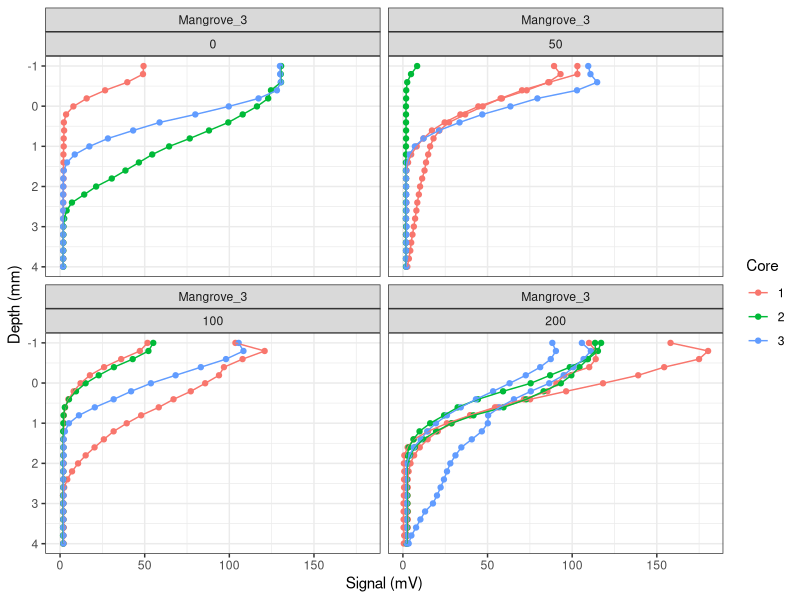
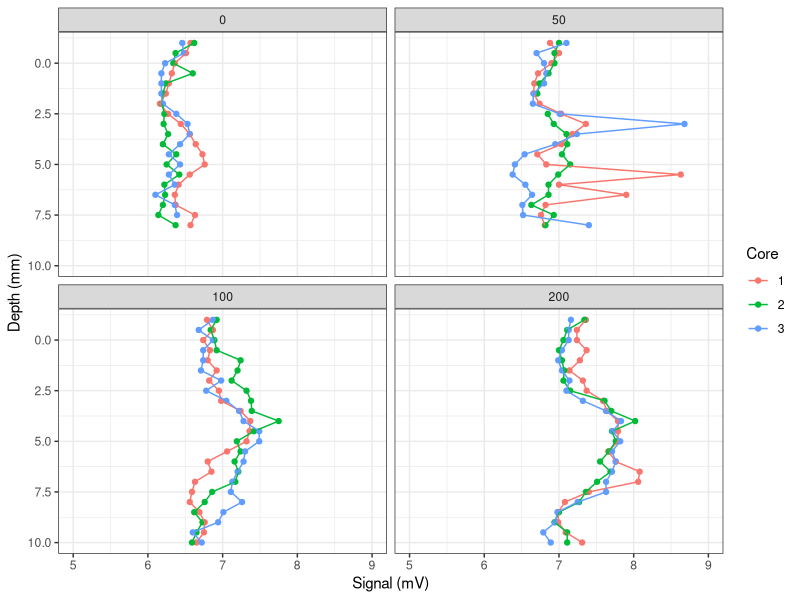
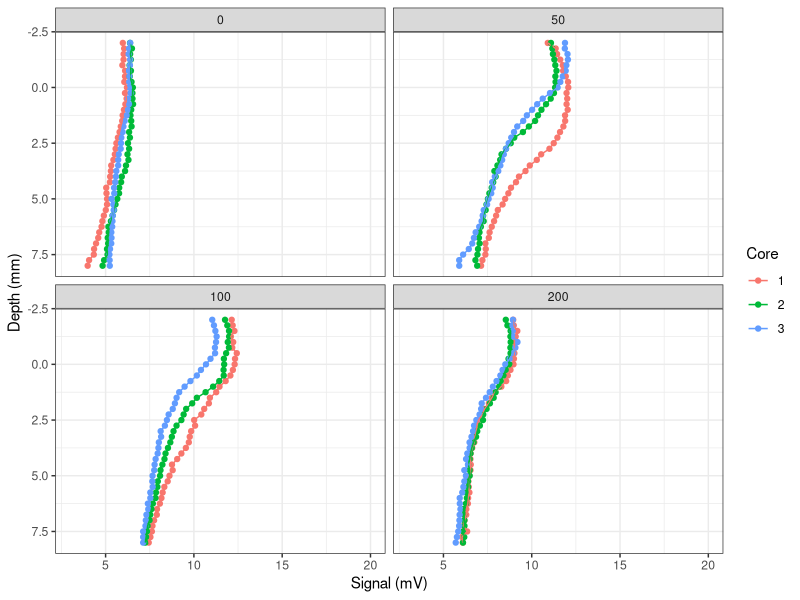
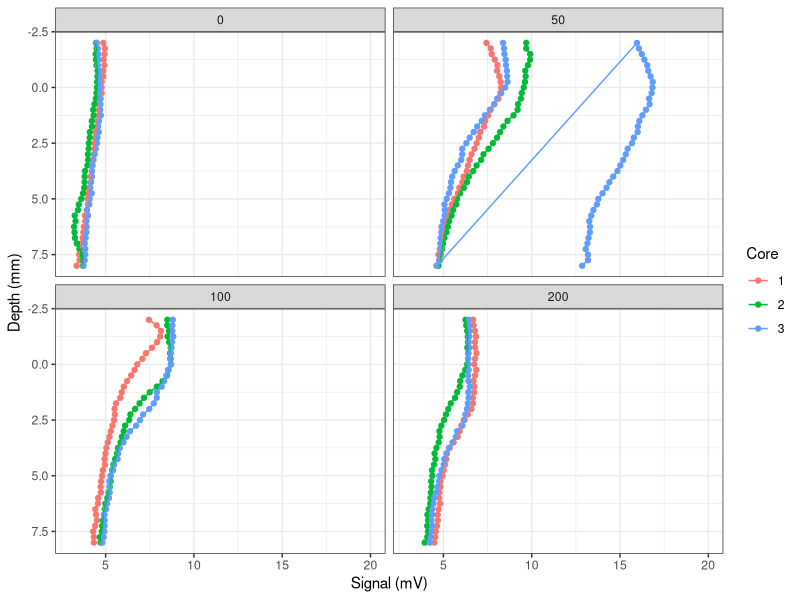

Write R code to recreate these figures, in order. (Note: this script raises an error after producing the figures.)
## ---- chunk 1
knitr::opts_chunk$set(echo = TRUE)

library(ggplot2)
library(dplyr)
library(tidyverse)
library(knitr)
library(plyr)
## ---- chunk 2
# Read compiled microprofile data
profiles <- read.csv(file = "./compiled-data/MBGC.mangrove.microprofiles.2024.csv")
## ---- chunk 3
sulfide <- subset(profiles, analyte == "Sulfide")
nitrous <- subset(profiles, analyte == "N2O")
oxygen <- subset(profiles, analyte == "O2")
nitric <- subset(profiles, analyte == "NO")
## ---- chunk 4
oxygen %>% subset(experiment == "Mangrove_3" & light.dark == "Dark") %>%
  ggplot(aes(mV, depth/1000, color=as.factor(core))) +
  geom_point() +
  geom_path() +
  scale_y_reverse(limits = c(4,-1)) +
  scale_color_discrete(name = "Core") +
  labs(y = "Depth (mm)", x = "Signal (mV)") +
  #scale_x_continuous(limits = c(5,9)) +
  facet_wrap(~experiment + treatment) +
  theme_bw()
## ---- chunk 5
nitrous %>% subset(experiment == "Mangrove_2" & light.dark == "Dark") %>%
  ggplot(aes(mV, depth/1000, color=as.factor(core))) +
  geom_point() +
  geom_path() +
  scale_y_reverse(limits = c(10,-1)) +
  scale_color_discrete(name = "Core") +
  labs(y = "Depth (mm)", x = "Signal (mV)") +
  scale_x_continuous(limits = c(5,9)) +
  facet_wrap(~treatment) +
  theme_bw()
## ---- chunk 6
nitric %>% subset(experiment == "Mangrove_6" & light.dark == "Light" & channel == 1) %>%
  ggplot(aes(mV, depth/1000, color=as.factor(core))) +
  geom_point() +
  geom_path() +
  scale_y_reverse(limits = c(8,-2)) +
  scale_color_discrete(name = "Core") +
  labs(y = "Depth (mm)", x = "Signal (mV)") +
  scale_x_continuous(limits = c(3,20)) +
  facet_wrap(~treatment) +
  theme_bw()

nitric %>% subset(experiment == "Mangrove_6" & light.dark == "Dark" & channel == 1) %>%
  ggplot(aes(mV, depth/1000, color=as.factor(core))) +
  geom_point() +
  geom_path() +
  scale_y_reverse(limits = c(8,-2)) +
  scale_color_discrete(name = "Core") +
  labs(y = "Depth (mm)", x = "Signal (mV)") +
  scale_x_continuous(limits = c(3,20)) +
  facet_wrap(~treatment) +
  theme_bw()
## ---- chunk 7
 sulfide %>% subset(depth > 15000) %>%
  ggplot(aes(mV, depth, color=as.factor(core))) +
  geom_point() +
  scale_y_reverse() +
  facet_wrap(~treatment)
## ---- chunk 8
cal.data <- read.csv(file = "./compiled-data/MBGC.sensor.calibrations.2024.csv")

nitrous.cal <- cal.data %>% subset(analyte == "N2O")
ox.cal <- cal.data %>% subset(analyte == "O2")
nitric.cal <- cal.data %>% subset(analyte == "NO")
sulf.cal <- cal.data %>% subset(analyte == "Sulfide")
## ---- chunk 9
# Calculate mean +/- SD for calibration data 
ox.cal.sum <- ox.cal %>%
  plyr::ddply(.(experiment, channel, light.dark, cal.ID, concentration), summarize,
                    mean.mV = mean(signal.mV, na.rm = TRUE), stdev.mV=sd(signal.mV, na.rm = TRUE))

ox.cal.sum %>% #subset(experiment == "Mangrove_2") %>%
  ggplot(aes(concentration, mean.mV, color = as.factor(cal.ID), shape = as.factor(channel))) +
    geom_errorbar(aes(ymin = mean.mV - stdev.mV, ymax = mean.mV + stdev.mV, x = concentration), height = 0.25) +
    geom_point(size = 2.5) +
    geom_line() +
    scale_shape_manual(values = c(0,1,2,3)) +
    facet_wrap(~light.dark + experiment)
## ---- chunk 10
nitric.cal.sum <- nitric.cal %>%
  plyr::ddply(.(experiment, channel, light.dark, cal.ID, concentration), summarize,
                    mean.mV = mean(signal.mV, na.rm = TRUE), stdev.mV=sd(signal.mV, na.rm = TRUE))

nitric.cal.sum %>% subset(experiment == "Mangrove_6") %>%
  ggplot(aes(concentration, mean.mV, color = as.factor(cal.ID), shape = as.factor(channel))) +
    geom_errorbar(aes(ymin = mean.mV - stdev.mV, ymax = mean.mV + stdev.mV)) +
    geom_point(size = 2.5) +
    geom_line() +
    scale_shape_manual(values = c(0,1,2,3)) +
    facet_wrap(~light.dark)
## ---- chunk 11
nitrous.cal.sum <- nitrous.cal %>%
  plyr::ddply(.(experiment, channel, light.dark, cal.ID, concentration), summarize,
                    mean.mV = mean(signal.mV, na.rm = TRUE), stdev.mV=sd(signal.mV, na.rm = TRUE))

nitrous.cal.sum %>% subset(experiment == "Mangrove_2") %>%
  ggplot(aes(concentration, mean.mV, color = as.factor(cal.ID), shape = as.factor(channel))) +
    geom_errorbar(aes(ymin = mean.mV - stdev.mV, ymax = mean.mV + stdev.mV)) +
    geom_point(size = 2.5) +
    geom_line() +
    scale_shape_manual(values = c(0,1,2,3)) +
    facet_wrap(~light.dark)
## ---- chunk 12
ox_models <- ox.cal.sum %>% 
  group_by(experiment, channel, light.dark, cal.ID) %>% 
  do(data.frame(., as.list(coef(lm(mean.mV~concentration, data = .))))) %>%
  rename_at(8:9, ~c("intercept", "slope"))

oxygen <- ox_models %>% subset(concentration == 0) %>% select(-mean.mV, -stdev.mV) %>%
  group_by(experiment, channel, light.dark) %>%
  pivot_wider(names_from = cal.ID, values_from = c(intercept, slope), names_vary = "slowest") %>%
  right_join(., oxygen, by = join_by(experiment, channel, light.dark)) %>%
  #subset(experiment == 'Mangrove_6') %>%
  select(experiment, channel, light.dark, incubation, treatment, 
         flume, core, replicate, analyte, time, depth, mV,
         intercept_1, slope_1)

# calculate concentration for each calibration curve
oxygen$OX_1 <- (oxygen$mV - oxygen$intercept_1) / oxygen$slope_1
## ---- chunk 13
oxygen %>% subset(experiment == "Mangrove_2" & light.dark == "Light") %>%
  ggplot(aes(OX_1, depth/1000, color=as.factor(core))) +
  geom_point() +
  geom_path() +
  scale_y_reverse(limits = c(4,-2)) +
  scale_color_discrete(name = "Core") +
  labs(y = "Depth (mm)", x = expression(O[2]~"("*mu*"mol L"^-1*")")) +
  #scale_x_continuous(limits = c(3,20)) +
  facet_wrap(~treatment) +
  theme_bw()

oxygen %>% subset(experiment == "Mangrove_2" & light.dark == "Dark") %>%
  ggplot(aes(OX_1, depth/1000, color=as.factor(core))) +
  geom_point() +
  geom_path() +
  scale_y_reverse(limits = c(4,-2)) +
  scale_color_discrete(name = "Core") +
  labs(y = "Depth (mm)", x = expression(O[2]~"("*mu*"mol L"^-1*")")) +
  #scale_x_continuous(limits = c(0,20)) +
  facet_wrap(~treatment) +
  theme_bw()
## ---- chunk 14
nitric_models <- nitric.cal.sum %>% 
  group_by(experiment, channel, light.dark, cal.ID) %>% 
  do(data.frame(., as.list(coef(lm(mean.mV~concentration, data = .))))) %>%
  rename_at(8:9, ~c("intercept", "slope"))

nitric <- nitric_models %>% subset(concentration == 0) %>% select(-mean.mV, -stdev.mV) %>%
  group_by(experiment, channel, light.dark) %>%
  pivot_wider(names_from = cal.ID, values_from = c(intercept, slope), names_vary = "slowest") %>%
  right_join(., nitric, by = join_by(experiment, channel, light.dark)) %>%
  subset(experiment == 'Mangrove_6') %>%
  select(experiment, channel, light.dark, incubation, treatment, 
         flume, core, replicate, analyte, time, depth, mV,
         intercept_1, slope_1, intercept_2, slope_2)

# calculate concentration for each calibration curve
nitric$NO_1 <- (nitric$mV - nitric$intercept_1) / nitric$slope_1
nitric$NO_2 <- (nitric$mV - nitric$intercept_2) / nitric$slope_2
## ---- chunk 15
nitric %>% subset(light.dark == "Light") %>%
  ggplot(aes(NO_1, depth/1000, color=as.factor(core))) +
  geom_point() +
  geom_path() +
  #scale_y_reverse(limits = c(8,-2)) +
  scale_color_discrete(name = "Core") +
  labs(y = "Depth (mm)", x = expression("NO (nmol"~L^-1*")")) +
  #scale_x_continuous(limits = c(3,20)) +
  facet_wrap(~treatment) +
  theme_bw()

nitric %>% subset(light.dark == "Dark") %>%
  ggplot(aes(NO_2, depth/1000, color=as.factor(core))) +
  geom_point(aes(shape = as.factor(channel))) +
  geom_path(aes(shape = as.factor(channel))) +
  scale_y_reverse(limits = c(8,-2)) +
  scale_color_discrete(name = "Core") +
  labs(y = "Depth (mm)", x = expression("NO (nmol"~L^-1*")")) +
  scale_x_continuous(limits = c(0,3000)) +
  facet_wrap(~treatment+channel, ncol = 2) +
  theme_bw()
## ---- chunk 16
nitrous_models <- nitrous.cal.sum %>% 
  group_by(experiment, channel, light.dark, cal.ID) %>% 
  do(data.frame(., as.list(coef(lm(mean.mV~concentration, data = .))))) %>%
  rename_at(8:9, ~c("intercept", "slope"))

nitrous <- nitrous_models %>% subset(concentration == 0) %>% select(-mean.mV, -stdev.mV) %>%
  group_by(experiment, channel, light.dark) %>%
  pivot_wider(names_from = cal.ID, values_from = c(intercept, slope), names_vary = "slowest") %>%
  right_join(., nitrous, by = join_by(experiment, channel, light.dark)) %>%
  subset(experiment == 'Mangrove_2') %>%
  select(experiment, channel, light.dark, incubation, treatment, 
         flume, core, replicate, analyte, time, depth, mV,
         intercept_1, slope_1)

# calculate concentration for each calibration curve
nitrous$N2O_1 <- (nitrous$mV - nitrous$intercept_1) / nitrous$slope_1
## ---- chunk 17
nitrous %>% subset(light.dark == "Dark") %>%
  ggplot(aes(N2O_1, depth/1000, color=as.factor(core))) +
  geom_point() +
  geom_path() +
  scale_y_reverse(limits = c(8,-2)) +
  scale_color_discrete(name = "Core") +
  labs(y = "Depth (mm)", x = "Signal (mV)") +
  scale_x_continuous(limits = c(0,100)) +
  facet_wrap(~treatment) +
  theme_bw()

nitrous %>% subset(light.dark == "Light") %>%
  ggplot(aes(N2O_1, depth/1000, color=as.factor(core))) +
  geom_point() +
  geom_path() +
  scale_y_reverse(limits = c(8,-2)) +
  scale_color_discrete(name = "Core") +
  labs(y = "Depth (mm)", x = "Signal (mV)") +
  scale_x_continuous(limits = c(0,150)) +
  facet_wrap(~treatment) +
  theme_bw()
